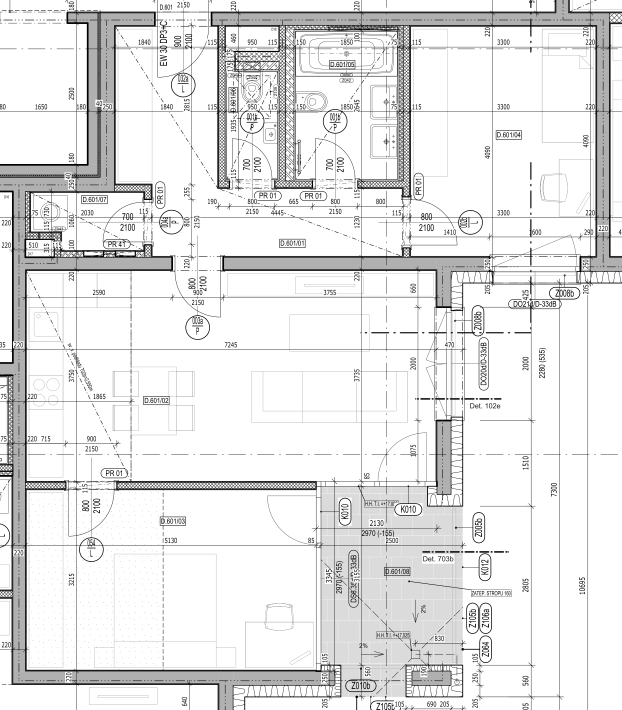
#> input picture blender/d601/plan-d601.png, 1866 x 2130 px (shown at 1/3 size)
$ python overlay.py ../plan-d601.png ../plan-d601.png out.png
#> lines starting #> are read from the running program, lines starting #| are printed output that depends on the picture
"""Lay the plan's linework (red) over the top-down render: overlay.py render.png plan.png out.png"""
import sys
from PIL import Image, ImageChops, ImageOps
Image.MAX_IMAGE_PIXELS = None
ren = Image.open(sys.argv[1]).convert('RGB')
#> ren is the input picture: PIL image 1866x2130 RGB; min 0, max 255, mean 230.3
plan = Image.open(sys.argv[2]).convert('L').resize(ren.size)
base = ren if '--colour' in sys.argv else ImageOps.grayscale(ren).point(lambda v: 90 + v * 0.6).convert('RGB')
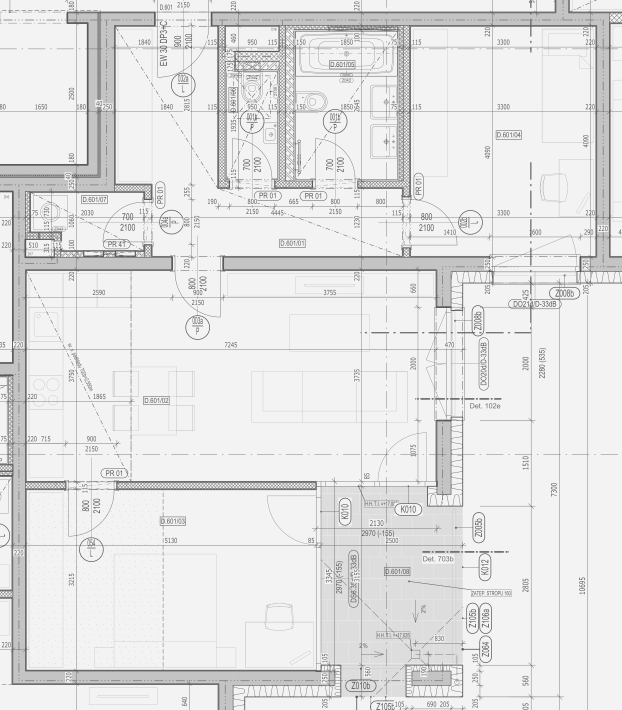
#> base: PIL image 1866x2130 RGB (shown at 1/3 size); min 90, max 243, mean 228.2
ink = plan.point(lambda v: 255 if v < 110 else 0)                             # dark linework only
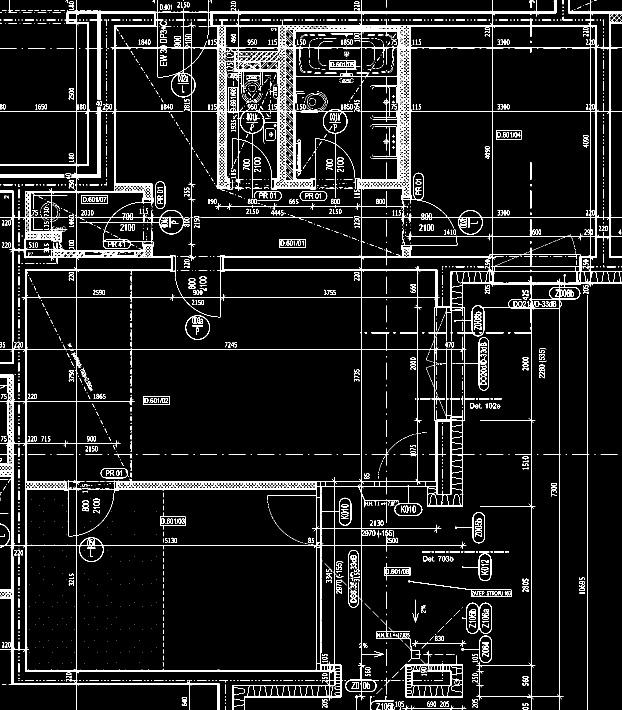
#> ink: PIL image 1866x2130 L (shown at 1/3 size); 6.4% white in thin lines or dots
red = Image.new('RGB', ren.size, (230, 20, 20))
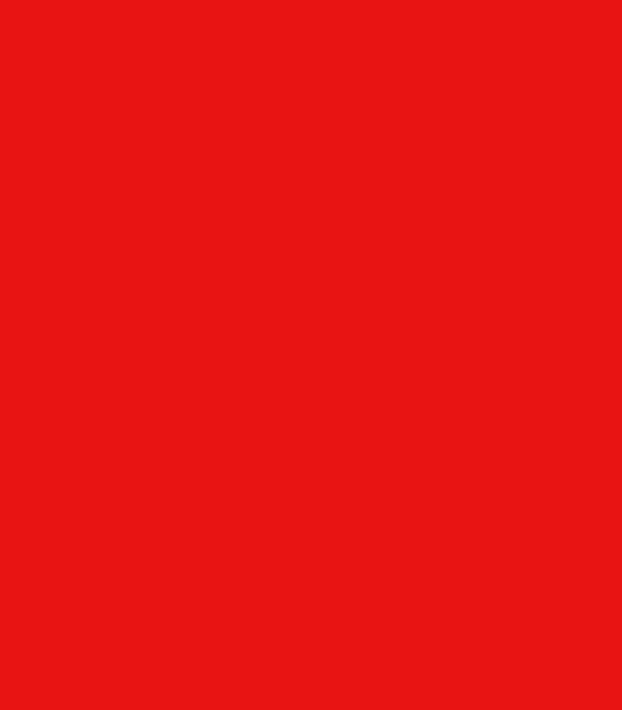
#> red: PIL image 1866x2130 RGB (shown at 1/3 size); mean R, G, B 230, 20, 20
out = Image.composite(red, base, ink)
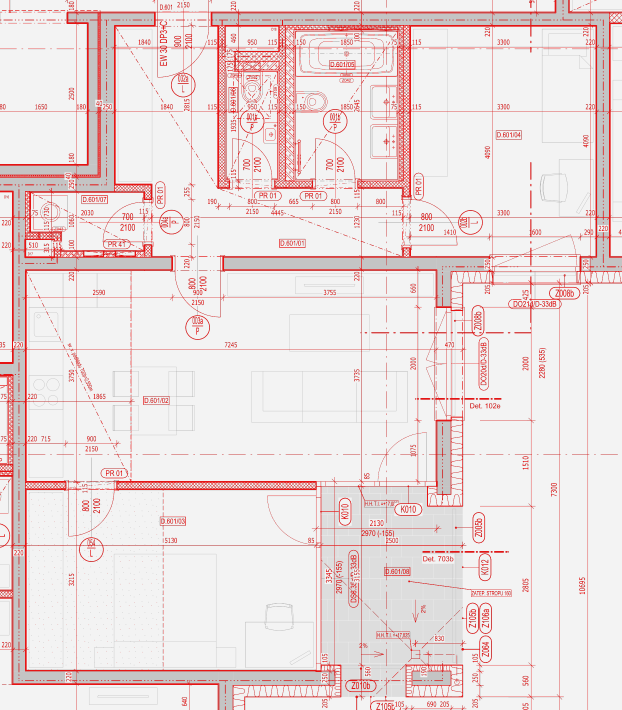
#> out: PIL image 1866x2130 RGB (shown at 1/3 size); mean R, G, B 235.9, 222.5, 222.5
out.save(sys.argv[3])
print(sys.argv[3], out.size)
#| out.png (1866, 2130)
